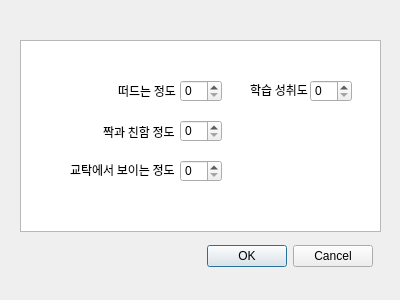
<?xml version="1.0" encoding="UTF-8"?>
<ui version="4.0">
 <class>Dialog</class>
 <widget class="QDialog" name="Dialog">
  <property name="geometry">
   <rect>
    <x>0</x>
    <y>0</y>
    <width>400</width>
    <height>300</height>
   </rect>
  </property>
  <property name="windowTitle">
   <string>Dialog</string>
  </property>
  <widget class="QDialogButtonBox" name="buttonBox">
   <property name="geometry">
    <rect>
     <x>32</x>
     <y>240</y>
     <width>341</width>
     <height>32</height>
    </rect>
   </property>
   <property name="orientation">
    <enum>Qt::Horizontal</enum>
   </property>
   <property name="standardButtons">
    <set>QDialogButtonBox::Cancel|QDialogButtonBox::Ok</set>
   </property>
  </widget>
  <widget class="QSpinBox" name="spinBox">
   <property name="geometry">
    <rect>
     <x>180</x>
     <y>80</y>
     <width>42</width>
     <height>22</height>
    </rect>
   </property>
  </widget>
  <widget class="QSpinBox" name="spinBox_2">
   <property name="geometry">
    <rect>
     <x>180</x>
     <y>120</y>
     <width>42</width>
     <height>22</height>
    </rect>
   </property>
  </widget>
  <widget class="QSpinBox" name="spinBox_3">
   <property name="geometry">
    <rect>
     <x>180</x>
     <y>160</y>
     <width>42</width>
     <height>22</height>
    </rect>
   </property>
  </widget>
  <widget class="QSpinBox" name="spinBox_4">
   <property name="geometry">
    <rect>
     <x>310</x>
     <y>80</y>
     <width>42</width>
     <height>22</height>
    </rect>
   </property>
  </widget>
  <widget class="QLabel" name="label">
   <property name="geometry">
    <rect>
     <x>118</x>
     <y>81</y>
     <width>70</width>
     <height>20</height>
    </rect>
   </property>
   <property name="font">
    <font>
     <family>나눔바른고딕</family>
    </font>
   </property>
   <property name="text">
    <string>떠드는 정도</string>
   </property>
  </widget>
  <widget class="QLabel" name="label_2">
   <property name="geometry">
    <rect>
     <x>103</x>
     <y>122</y>
     <width>71</width>
     <height>20</height>
    </rect>
   </property>
   <property name="font">
    <font>
     <family>나눔바른고딕</family>
    </font>
   </property>
   <property name="text">
    <string>짝과 친함 정도</string>
   </property>
  </widget>
  <widget class="QLabel" name="label_3">
   <property name="geometry">
    <rect>
     <x>70</x>
     <y>160</y>
     <width>111</width>
     <height>20</height>
    </rect>
   </property>
   <property name="font">
    <font>
     <family>나눔바른고딕</family>
    </font>
   </property>
   <property name="text">
    <string>교탁에서 보이는 정도</string>
   </property>
  </widget>
  <widget class="QLabel" name="label_4">
   <property name="geometry">
    <rect>
     <x>250</x>
     <y>80</y>
     <width>61</width>
     <height>20</height>
    </rect>
   </property>
   <property name="font">
    <font>
     <family>나눔바른고딕</family>
    </font>
   </property>
   <property name="text">
    <string>학습 성취도</string>
   </property>
  </widget>
  <widget class="QGraphicsView" name="graphicsView">
   <property name="geometry">
    <rect>
     <x>20</x>
     <y>40</y>
     <width>361</width>
     <height>192</height>
    </rect>
   </property>
  </widget>
  <zorder>graphicsView</zorder>
  <zorder>buttonBox</zorder>
  <zorder>spinBox</zorder>
  <zorder>spinBox_2</zorder>
  <zorder>spinBox_3</zorder>
  <zorder>spinBox_4</zorder>
  <zorder>label</zorder>
  <zorder>label_2</zorder>
  <zorder>label_3</zorder>
  <zorder>label_4</zorder>
 </widget>
 <resources/>
 <connections>
  <connection>
   <sender>buttonBox</sender>
   <signal>accepted()</signal>
   <receiver>Dialog</receiver>
   <slot>accept()</slot>
   <hints>
    <hint type="sourcelabel">
     <x>248</x>
     <y>254</y>
    </hint>
    <hint type="destinationlabel">
     <x>157</x>
     <y>274</y>
    </hint>
   </hints>
  </connection>
  <connection>
   <sender>buttonBox</sender>
   <signal>rejected()</signal>
   <receiver>Dialog</receiver>
   <slot>reject()</slot>
   <hints>
    <hint type="sourcelabel">
     <x>316</x>
     <y>260</y>
    </hint>
    <hint type="destinationlabel">
     <x>286</x>
     <y>274</y>
    </hint>
   </hints>
  </connection>
 </connections>
</ui>
